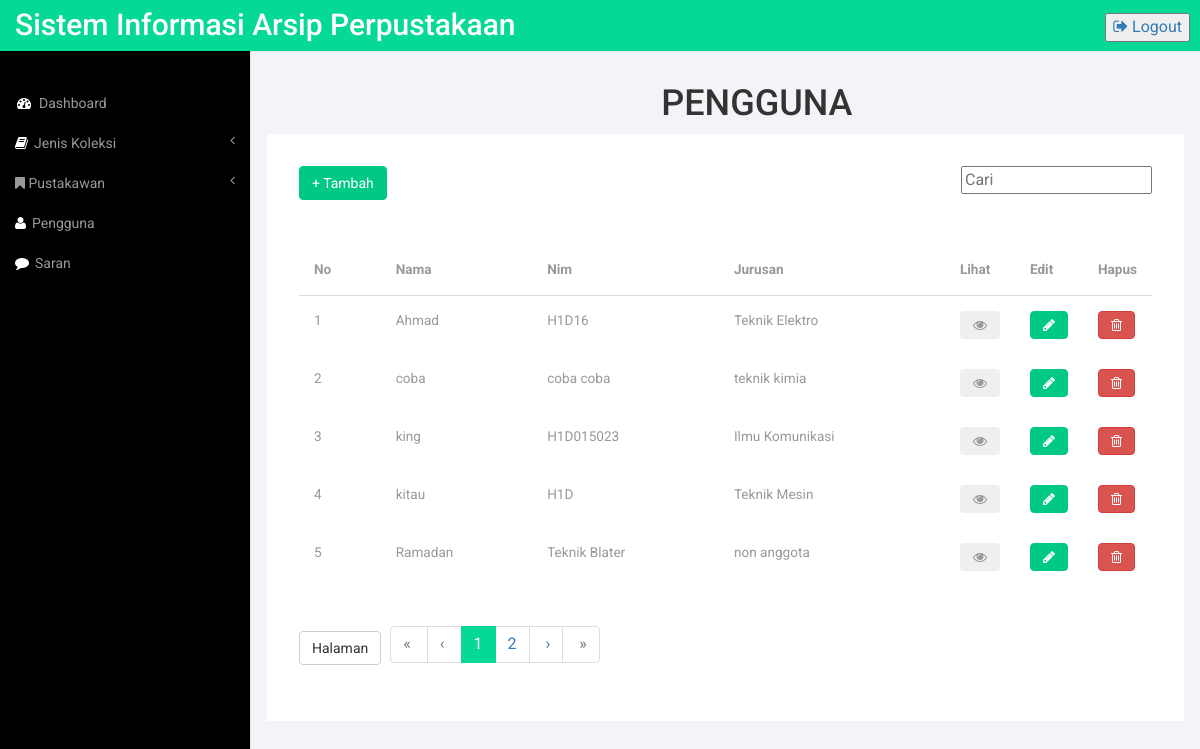
The page /admin/pengguna.php (signed in) on the database its author committed.
### tables this page shows
CREATE TABLE `user` (
  `id` int(255) NOT NULL,
  `nama_user` varchar(50) NOT NULL,
  `username` varchar(50) NOT NULL,
  `password` varchar(50) NOT NULL,
  `level` enum('admin','pustakawan','anggota','non anggota') NOT NULL
);

### admin/pengguna.php (the view, shortened to what this page needs)
<?php
include"../system/koneksi.php";
include"../pagination2.php";
?>
<!DOCTYPE HTML>
<html>
<head>
<link href="../css/bootstrap.min.css" rel='stylesheet' type='text/css' />
<link href="../css/administrator.css" rel='stylesheet' type='text/css' />
<link href="../css/lines.css" rel='stylesheet' type='text/css' />
<link href="../css/font-awesome.css" rel="stylesheet">
<link href="../css/custom.css" rel="stylesheet">
</head>
<body>
<div id="wrapper">
        <nav class="top1 navbar navbar-default navbar-static-top" role="navigation" style="margin-bottom: 0">
            <div class="navbar-header">
                <a class="navbar-brand" href="index.html">Sistem Informasi Arsip Perpustakaan</a>
            </div>
            <ul class="nav navbar-nav navbar-right">
				<button style="margin-top: 15%" class="m_2"><a href="logout.php"><i class="fa fa-sign-out"></i> Logout</a></button>
			</ul>
            <div class="navbar-default sidebar" role="navigation">
                <div class="sidebar-nav navbar-collapse">
                    <ul class="nav" id="side-menu">
                        <li>
                            <a href="administrator.php"><i class="fa fa-dashboard fa-fw nav_icon"></i>Dashboard</a>
                        </li>
                        <li>
                            <a href="#"><i class="fa fa-book nav_icon"></i>Jenis Koleksi<span class="fa arrow"></span></a>
                        </li>
                        <li>
                            <a href="#"><i class="fa fa-bookmark nav-icon"></i> Pustakawan<span class="fa arrow"></span></a>
                        </li>
                        <li>
                            <a href="pengguna.php"><i class="fa fa-user nav_icon"></i>Pengguna</a>
                        </li>
                        <li>
                            <a href="saran.php"><i class="fa fa-comment nav_icon"></i>Saran</a>
                        </li>
                    </ul>
                </div>
            </div>
        </nav>
        <div id="page-wrapper">
        <div class="graphs">
     	<div class="col_3">
     		<h1 style="margin-left: 43%">PENGGUNA</h1>
     		<div class="bs-example4" data-example-id="simple-responsive-table">
    <div class="table-responsive">
        <div class="row">
            <div class="col-md-6">
                <button type="button" name="tambah" data-toggle="modal" data-target="#tambahmodal" class="btn-primary btn">+ Tambah</button>
            </div>
            <div class="col-md-6">
                <div class="search pull-right">
                    <form action="pengguna.php" method="GET">
                        <input type="text" value="" name="cari" placeholder="Cari">
                    </form>
                </div>
            </div>
        </div>
        <br><br>
      <table class="table">
        <thead>
          <tr>
            <th>No</th>
            <th>Nama</th>
            <th>Nim</th>
            <th>Jurusan</th>
            <th style="width: 3%;">Lihat</th>
            <th style="width: 3%">Edit</th>
            <th style="width: 3%">Hapus</th>
          </tr>
        </thead>
        <tbody>
        <?php
        $page = isset($_GET['page']) ? intval($_GET['page']) : 1;
                $adjacents = isset($_GET['adjacents']) ? intval($_GET['adjacents']) : 3;
                    $rpp = 5;
                    if(isset($_REQUEST['cari']) && $_REQUEST['cari']<>""){
                        $cari = isset($_REQUEST['cari']) ? urldecode($_REQUEST['cari']) : '';
                        $lihat = mysqli_query($con, "SELECT * FROM user WHERE username LIKE '%$cari%' OR password LIKE '%$cari%' OR nama_user LIKE '%$cari%' ORDER BY username ASC");
                        $reload = $_SERVER['PHP_SELF'] . "?cari=".$cari."&amp;adjacents=".$adjacents;
                    } else{
                        $lihat = mysqli_query($con, "SELECT * FROM user WHERE level='anggota' OR level='non anggota' ORDER BY username ASC");
                        $reload = $_SERVER['PHP_SELF']."?adjacents=".$adjacents;
                    }
                    $tcount = mysqli_num_rows($lihat);
                    $tpages = isset($tcount) ? ceil($tcount / $rpp) : 1;
                    $count = 0;
                    $i = ($page - 1) * $rpp;
                    $mulai = ($page>1) ? ($page * $rpp) - $rpp: 0;
                    $no = $mulai+0;
                    while (($count<$rpp) && ($i<$tcount)){
                            mysqli_data_seek($lihat, $i);
                            $hasil = mysqli_fetch_array($lihat);
                            $no++;
                echo "<tr>";
                echo "<td scope='row'>".$no."</td>";
                echo "<td>".$hasil['username']."</td>";
                echo "<td>".$hasil['password']."</td>";
                echo "<td>".$hasil['nama_user']."</td>";
                echo "<td><button name='lihat' data-id='".$hasil['id']."' data-toggle='modal' data-target='#lihat' class='btn-succes btn fa fa-eye' ></button></td>";
                echo "<td><button name='edit' data-id='".$hasil['id']."' data-toggle='modal' data-target='#edit' class='btn-primary btn fa fa-pencil'></button></td>";
                echo "<td><button name='hapus' data-id='".$hasil['id']."' data-toggle='modal' data-target='#hapus' class='btn-danger btn fa fa-trash-o'></button></td>";
            echo "</tr>";
            $i++;
            $count++;
            }
        ?>
        </tbody>
    </table>
<?php
     echo"<table>";
                        echo "<tr>";
                            echo "<td>";
                            echo "<a class='btn btn-default'>Halaman</a>";
                            echo "</td>";
                            echo "<td style='width: 3%;'>";
                            echo "</td>";
                            echo "<td>";
                            echo paginate_two($reload, $page, $tpages, $adjacents);
                            echo "</td>";
                        echo "</tr>";
                    echo"</table>";
?>
</body>
</html>

### css/administrator.css (style rules this page uses)
h4, h5, h6, h1, h2, h3 { margin-top: 0; }
ul, ol { margin: 0; }
html, body { font-family: 'Roboto', sans-serif; font-size: 100%; background:#000; overflow-x: hidden; }
body a { transition:0.5s all; -webkit-transition:0.5s all; -moz-transition:0.5s all; -o-transition:0.5s all; -ms-transition:0.5s all; }
.navbar-default.sidebar { background-color: #000; font-family: 'Roboto', sans-serif; }
nav.top1.navbar.navbar-default.navbar-static-top { background-color:rgb(6, 217, 149); font-family: 'Roboto', sans-serif; }
.navbar-default .navbar-brand { color: #fff !important; font-size: 30px; font-weight: 500; }
.navbar-right { margin-right: 10px !important; }
i.nav_icon { color: #fff; margin-right:6px; }
.sidebar ul li a { color: #999; font-size:14px; }
ul.nav.navbar-nav.navbar-right { height: 51px; }
.sidebar-nav.navbar-collapse { margin: 2em 0 0 0; }
.col_3 { margin-bottom:1em; }
.graphs { padding: 2em 1em; background: #f2f4f8; height: calc(200vh - 100px); font-family: 'Roboto', sans-serif; }
.bs-example4 { background: #fff; max-height: 1000px; padding: 2em; }
.table > thead > tr > th, .table > tbody > tr > th, .table > tfoot > tr > th, .table > thead > tr > td, .table > tbody > tr > td, .table > tfoot > tr > td { border-top: none !important; }
.btn-primary { background-color: rgb(0, 200, 135) !important; border-color: rgb(0, 200, 135) !important; color: #fff; }
.float-right, .pull-right { float: right!important; }
.table > thead > tr > th, .table > tbody > tr > th, .table > tfoot > tr > th, .table > thead > tr > td, .table > tbody > tr > td, .table > tfoot > tr > td { font-size: 0.85em; color: #999; }
.table td, .table>tbody>tr>td, .table>tbody>tr>th, .table>tfoot>tr>td, .table>tfoot>tr>th, .table>thead>tr>td, .table>thead>tr>th { padding:15px !important; }
.table > thead > tr > th { border-bottom: 1px solid #ddd !important; }

### css/custom.css (style rules this page uses)
#wrapper { width: 100%; }
#page-wrapper { min-height: 568px; background-color: #fff; }
@media (min-width:768px) { #page-wrapper { position: inherit; margin: 0 0 0 250px; border-left: 1px solid #e7e7e7; } }
.sidebar .sidebar-nav.navbar-collapse { padding-right: 0; padding-left: 0; }
.sidebar .arrow { float: right; }
.sidebar .fa.arrow:before { content: "\f104"; }
@media (min-width:768px) { .sidebar { z-index: 1; position: absolute; width: 250px; margin-top: 51px; } }

### rows shown on the page
user: username "Ahmad", password "H1D16", nama_user "Teknik Elektro"
user: username "coba", password "coba coba", nama_user "teknik kimia"
user: username "king", password "H1D015023", nama_user "Ilmu Komunikasi"
user: username "kitau", password "H1D", nama_user "Teknik Mesin"
user: username "Ramadan", password "Teknik Blater", nama_user "non anggota"

### other values the page prints
$firstlabel "«"
$prevlabel "‹"
$nextlabel "›"
$lastlabel "»"
